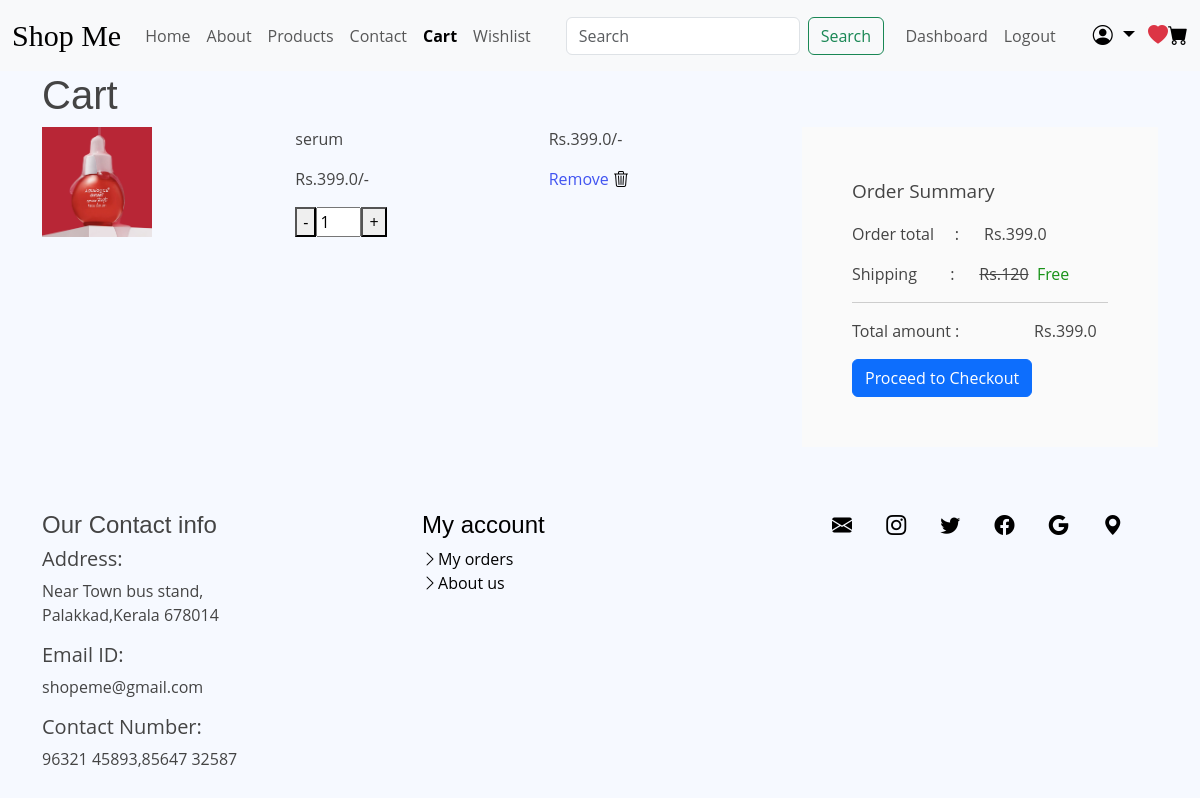
The page /cart (signed in) on the database its author committed.
### pages/models.py (models this page shows, shortened)
class Cart(models.Model):
    pro_user = models.CharField(max_length=255,null=True)
    pro_id = models.IntegerField(null=True)
    pro_name = models.CharField(max_length=255)
    pro_price = models.FloatField()
    pro_img = models.CharField(max_length=255)
    pro_qty = models.IntegerField()
    pro_tot = models.FloatField()

### pages/views.py (the view)
# urls.py: path('cart',views.cart, name="cart"),
def cart(request):
    if 'userses' not in request.session:
        return HttpResponseRedirect('login')
    current_user = request.session['userses']
    template = loader.get_template('cart.html')
    cart = Cart.objects.filter(pro_user=current_user).order_by("-id")
    gtot=0
    for x in cart:
        gtot+=x.pro_tot
    context = {
        'cart':cart,
        'gtot':gtot
    }
    return HttpResponse(template.render(context,request))

### pages/templates/cart.html (shortened to what this page needs)
{%  extends 'master.html' %}
{% load static %}
{% block content %}
<section>
    <div class="container">
        <div class="row">
<h1>Cart</h1>
        <div class="sec">
            <div class="containercr">
                <div class="row">
                    <div class="col-lg-8 col-md-12 col-sm-12 ">
      {% for x in cart %}
                        <div class="carbox">
                            <div class="row">
                                <div class="col-lg-4 col-md-12 col-sm-12">
                                        <div class="carbox1">
                                            <img src="{% static 'uploads/' %}{{x.pro_img}}"  alt="" class="cart-img">
                                        </div>
                                </div>
                                <div class="col-sm-4">
                                    <div class="carbox2">
                                            <p>{{x.pro_name}}</p>
                                            <p>Rs.{{x.pro_price}}/-</p>
                                        <form action="/addtocart/{{x.pro_id}}" class="cart">
                                            <button class="subbtn" type="submit" name="rem">-</button>
                                        </form>
                                            <input type="text" name="pro_qty" value="{{x.pro_qty}}" class="qtybox">
                                        <form action="/addtocart/{{x.pro_id}}" class="cart" >
                                            <button class="addbtn" type="submit" name="add">+</button>
                                        </form>
                                    </div>
                                </div>    <div class="col-sm-4">
                                    <div class="carbox3">
                                        <p>Rs.{{x.pro_tot}}/-</p>
                                        <a class="remove" href="/delcart/{{x.id}}">Remove <i class="bi bi-trash3"></i></a>
                                    </div>
                            </div>
                            </div>
                        </div>
                        <br><br>
      {% endfor %}
                    </div>
                    <div class="col-lg-4 col-md-12 col-sm-12">
                        <div class="carbox4">
                            <p class="smry">Order Summary</p>
                            <p>Order total &nbsp;&nbsp;&nbsp;&nbsp;:&nbsp;&nbsp;&nbsp;&nbsp;&nbsp;&nbsp;Rs.{{gtot}}</p>
                            <p >Shipping &nbsp;&nbsp;&nbsp;&nbsp;&nbsp;&nbsp;&nbsp;:&nbsp;&nbsp;&nbsp;&nbsp;&nbsp;&nbsp;<span class="ship">Rs.120</span><span class="free">&nbsp;&nbsp;Free</span></p>
                           <hr>
                            <p>Total amount : &nbsp; &nbsp; &nbsp; &nbsp;&nbsp;&nbsp;&nbsp;&nbsp;&nbsp;&nbsp;&nbsp;&nbsp;&nbsp;&nbsp;Rs.{{gtot}}</p>
                           <a href="/checkout" > <button type="button" class="btn btn-primary">Proceed to Checkout</button></a>
                        </div>
                    </div>
                </div>
                <br><br>
            </div>
        </div>
     <br><br>
</div>
</div>
</section>
{% endblock %}

### pages/static/product.css (style rules this page uses)
:root { scroll-behavior: smooth; }
body { font-family: "Open Sans", sans-serif; background: #f6f9ff; color: #444444; }
a { color: #4154f1; text-decoration: none; }
h1, h2, h3, h4, h5, h6 { font-family: "Nunito", sans-serif; }

### pages/static/mystyle.css (style rules this page uses)
.bi { color: black; }
img.cart-img { height: 110px; width: 110px; }
.qtybox { width: 45px; float: left; }
.subbtn { float: left; }
.addbtn { float:left; }
.smry { font-size: 19px; }
.ship { text-decoration:line-through; }
.free { color:rgb(24, 146, 24); }
.carbox4 { background-color:rgb(250, 250, 250); padding-left: 80px; padding: 50px 50px; }

### pages/templates/cart.html (style rules this page uses)
.cart { color: black; font-weight: bold; }

### rows shown on the page
Cart: pro_img (picture), pro_name "serum", pro_price "399.0", pro_qty "1", pro_tot "399.0"

### other values the page prints
{{ gtot }} "399.0"
